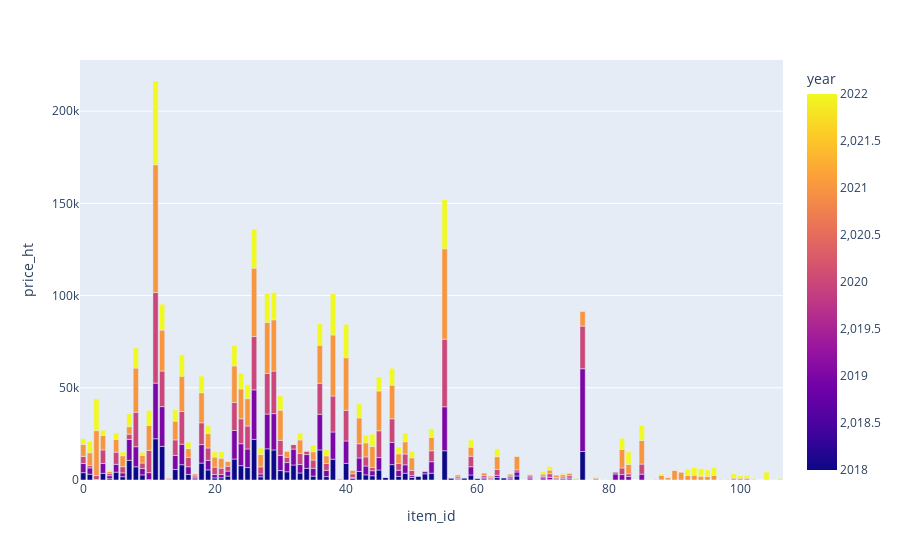

The notebook cell saved with this chart:
### Markdown cell above
What we can see is that some products are new (e.g. 102, 103, etc.) and were introduced in 2022. Some of them were not sold in 2022 (76, 79, 74, etc.)

### Code cell
yearly_item = data_f.groupby(['year', 'item_id'])['price_ht'].sum().reset_index().sort_values(by='year')

fig = px.bar(yearly_item, x='item_id', y='price_ht', color='year')
fig.update(layout_showlegend=False)

### Figure 1 — Plotly figure (JSON) as saved in the notebook; plotly's stock layout.template omitted (floating-point values rounded to 4 significant figures; data arrays with more than 128 entries replaced by an {"elided": "..."} marker saying what was removed)
{"data": [{"alignmentgroup": "True", "hovertemplate": "item_id=%{x}<br>price_ht=%{y}<br>year=%{marker.color}<extra></extra>", "legendgroup": "", "marker": {"color": {"elided": "437 int values"}, "coloraxis": "coloraxis", "pattern": {"shape": ""}}, "name": "", "offsetgroup": "", "orientation": "v", "showlegend": false, "textposition": "auto", "type": "bar", "x": {"elided": "437 int values"}, "xaxis": "x", "y": {"elided": "437 float values"}, "yaxis": "y"}], "layout": {"barmode": "relative", "coloraxis": {"colorbar": {"title": {"text": "year"}}, "colorscale": [[0, "#0d0887"], [0.1111, "#46039f"], [0.2222, "#7201a8"], [0.3333, "#9c179e"], [0.4444, "#bd3786"], [0.5556, "#d8576b"], [0.6667, "#ed7953"], [0.7778, "#fb9f3a"], [0.8889, "#fdca26"], [1, "#f0f921"]]}, "legend": {"tracegroupgap": 0}, "margin": {"t": 60}, "showlegend": false, "xaxis": {"anchor": "y", "domain": [0, 1], "title": {"text": "item_id"}}, "yaxis": {"anchor": "x", "domain": [0, 1], "title": {"text": "price_ht"}}}}
